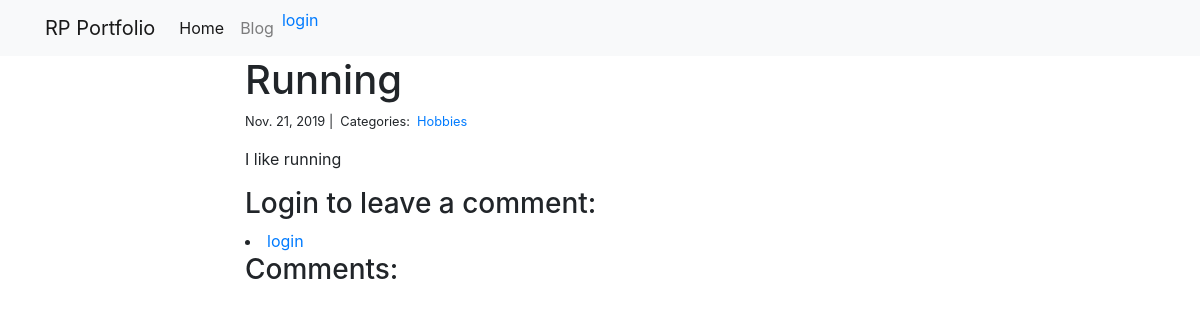
Page /blog/7/ on the committed database.
### blog/models.py (models this page shows)
class Post(models.Model):
    title = models.CharField(max_length=255)
    body = models.TextField()
    created_on = models.DateTimeField(auto_now_add=True)
    last_modified = models.DateTimeField(auto_now=True)
    categories = models.ManyToManyField("Category", related_name="posts")

class Category(models.Model):
    name = models.CharField(max_length=20)

### blog/views.py (the view, shortened to what this page needs)
# urls.py: path("<int:pk>/", views.blog_detail, name="blog_detail"),
def blog_detail(request, pk):
    post = Post.objects.get(pk=pk)
    comments = Comment.objects.filter(post=post)
    form = CommentForm()
    context = {"post": post, "comments": comments, "form": form}
    return render(request, "blog_detail.html", context)

### blog/templates/blog_detail.html (shortened to what this page needs)
{% extends "base.html" %}
{% block page_content %}
<div class="col-md-8 offset-md-2">
    <h1>{{ post.title }}</h1>
    <small>
        {{ post.created_on.date }} |&nbsp;
        Categories:&nbsp;
        {% for category in post.categories.all %}
        <a href="{% url 'blog_category' category.name %}">
            {{ category.name }}
        </a>&nbsp;
        {% endfor %}
    </small>
    <p>{{ post.body | linebreaks }}</p>
	{% if user.is_authenticated %}
    <h3>Leave a comment:</h3>
    <form action="/blog/{{ post.pk }}/" method="post">
        {% csrf_token %}
        <div class="form-group">
            {{ form.author }}
        </div>
        <div class="form-group">
            {{ form.body }}
        </div>
        <button type="submit" class="btn btn-primary">Submit</button>
    </form>
	{% else %}
	<h3>Login to leave a comment:</h3>
	<li class="nav-item">
		<a href="{% url 'login' %}?next={{request.path}}">login</a>
    </li>
	{% endif %}
    <h3>Comments:</h3>
</div>
{% endblock %}

### rows in the picture
Post: title "Running", created_on "Nov. 21, 2019", body "I like running"
Category: name "Hobbies"
